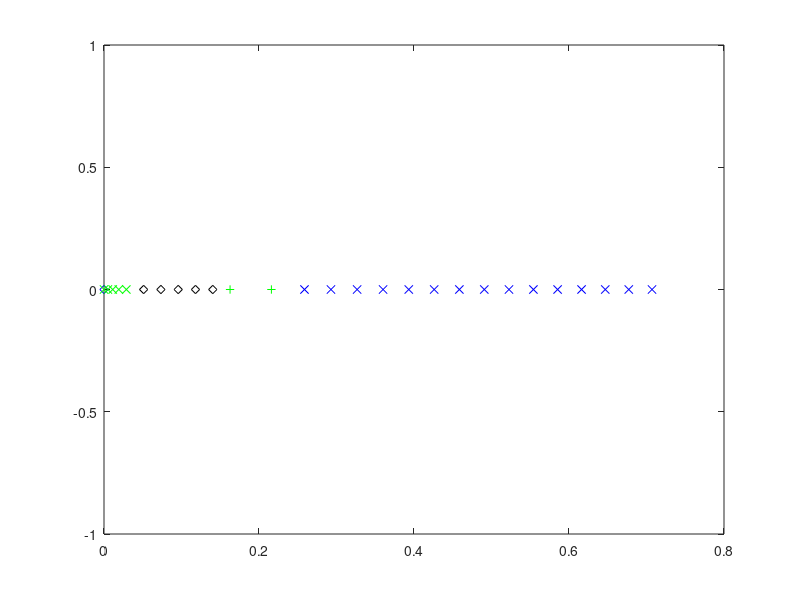
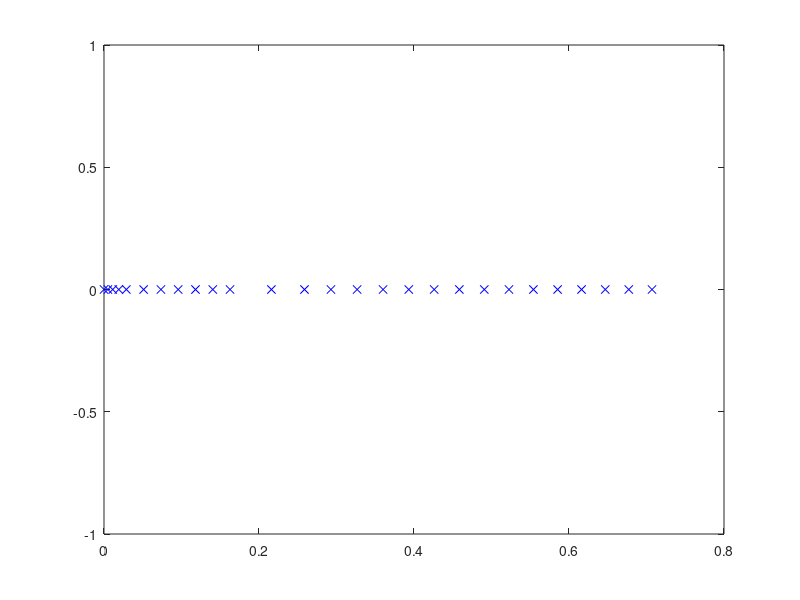

MATLAB code to generate these figures, in order: (Note: this script raises an error after producing the figures.)
close all
clear
clc
 
% Dimensional fluid constants (tin as leaves cartridge) for NS
g_dim = 9.8; %m/s^2
save('g_dim.mat','g_dim') 
rho_dim = 1000; %kg/m^3
save('rho_dim.mat','rho_dim') 
nu_dim = 1E-6; %m^2/s
save('nu_dim.mat','nu_dim')
sigma_1e_dim = 72.86E-3;%Kg/s^2 (i.e. N/m)
save('sigma_1e_dim.mat','sigma_1e_dim')
R = .5E-6; %droplet radius

%equilibrium contact angle
theta_c_eq = 45  *pi/180;
save('theta_c_eq.mat','theta_c_eq')

% width of the interfacial phase in metres (recommended 
%value is 1E-9)
width_dim = 1E-9; 
save('width_dim.mat','width_dim')

%Data for initial configuration of the simulation 
theta_c_ini = 135 *pi/180; %radians 
save('theta_c_ini.mat','theta_c_ini')

%% IFM coefficients for the free-surface
%Beta for liquid-gas interface (this
%could have a coefficient in front, but we take it to be one)
beta_g_dim = rho_dim*nu_dim/width_dim;
save('beta_g_dim.mat','beta_g_dim')
%Alpha coefficient for liquid-gas interface (this could also
%have a coefficient in front but we also take it to be one, 
%making it the inverse of the beta_g constant)
alpha_g_dim = width_dim/(rho_dim*nu_dim); 
save('alpha_g_dim.mat','alpha_g_dim')
%Surface density at which surface tension is zero 
%(this is taken as the volume density times the width of the 
%surface phase)
rhos_0_dim = rho_dim*width_dim; 
save('rhos_0_dim.mat','rhos_0_dim')
%Equilibrium surface density of liquid-gas 
%interface
rhos1_e_dim = 0.6*rhos_0_dim; 
save('rhos1_e_dim.mat','rhos1_e_dim')
%Proportionality constant for the state equation for surface 
%tension as a function of density on the liquid-gas 
%interface
gamma_g_dim = sigma_1e_dim/(rhos_0_dim-rhos1_e_dim);
save('gamma_g_dim.mat','gamma_g_dim')
%relaxation time of surface 1 in seconds
tau_g_dim = rho_dim*nu_dim*7E-6;
save('tau_g_dim.mat','tau_g_dim')

%solid-gas surface tension
sigma_gs = 0;

%IFM coefficients for the liquid-solid interface
%constant in front of the state equation for the liquid-solid
%surface
gamma_s_dim = gamma_g_dim;
save('gamma_s_dim.mat','gamma_s_dim')
%Equilibrium surface tension for the liqud-solid interface
%(this is a function of other paremeter that we have already
%chosen)
sigma_2e_dim = -sigma_1e_dim*cos(theta_c_eq)+sigma_gs;
save('sigma_2e_dim.mat','sigma_2e_dim')
%equilibrium surface density for liquid-solid surface
%(chosen so as to have a 30 degree static contact angle)
rhos2_e_dim = rhos_0_dim - sigma_2e_dim/gamma_s_dim; 
save('rhos2_e_dim.mat','rhos2_e_dim')
%Beta navier slip
beta_ns_dim = rho_dim*nu_dim/width_dim;   
save('beta_ns_dim.mat','beta_ns_dim')
%alpha coefficient for the solid-liquid interface
alpha_s_dim = alpha_g_dim; 
save('alpha_s_dim.mat','alpha_s_dim')
%relaxation time for the liquid-solid interface
tau_s_dim = rho_dim*nu_dim*7E-6;
save('tau_s_dim.mat','tau_s_dim')

%Unit height 
L_dim = R
save('L_dim.mat','L_dim') 

%Unit speed
% U_dim = sigma_1e_dim/(rho_dim*nu_dim) %i.e. Ca = 1
U_dim = .1 %m/s
save('U_dim.mat','U_dim')

%Unit time (capillary time based on unit length)
T_dim = L_dim/U_dim 
save('T_dim.mat','T_dim')



%Unit of pressure 
P_dim = rho_dim*nu_dim*U_dim/L_dim;
save('P_dim.mat','P_dim')

%Dimensionless numbers for the bulk equations
Re = U_dim*L_dim/nu_dim %Reynolds number
save('Re.mat','Re')
St = 0 %g_dim*L_dim^2/(nu_dim*U_dim); %Stokes number
save('St.mat','St')
Ca = rho_dim*nu_dim*U_dim/sigma_1e_dim %Capillary number
save('Ca.mat','Ca')

%Dimensionless numbers for the liquid-gas IFM
%dimensionless beta coefficient for the gas interface
Bg = beta_g_dim*U_dim*L_dim/sigma_1e_dim
save('Bg.mat','Bg')
%dimensionless alpha coefficient for the gas interface
Eg = alpha_g_dim*sigma_1e_dim/(U_dim*L_dim)
save('Eg.mat','Eg')
%Dimensionless constant for the state equation on
%the liquid-gas interface
Cg = gamma_g_dim*rhos_0_dim/sigma_1e_dim
save('Cg.mat','Cg')
%dimensionless equilibrium density
Dg = rhos1_e_dim/rhos_0_dim
save('Dg.mat','Dg')
%dimensionless surface density ratio
Fg = rhos_0_dim/(rho_dim*U_dim*tau_g_dim)
save('Fg.mat','Fg')
%Dimensionless relaxation time
Tg = tau_g_dim*U_dim/L_dim
save('Tg.mat','Tg')

%Dimensionless numbers for liquid-gas IFM
%dimensionless beta coefficient for the gas interface
Be = beta_ns_dim*L_dim/(rho_dim*nu_dim*U_dim)
save('Be.mat','Be')
%dimensionless alpha coefficient for the solid-liquid 
%interface
Es = alpha_s_dim*sigma_1e_dim/(U_dim*L_dim)
save('Es.mat','Es')
%dimensionless coefficient of the state equation for the
%liquid-solid interface
Cs = gamma_s_dim*rhos_0_dim/sigma_1e_dim
save('Cs.mat','Cs')
%dimensionless equilibrium density
Ds = rhos2_e_dim/rhos_0_dim
save('Ds.mat','Ds')
%dimensionless surface-density ratio for the liquid-solid
%interface
Fs = rhos_0_dim/(rho_dim*U_dim*tau_s_dim)
save('Fs.mat','Fs')
%Dimensionless relaxation time for solid-liquid interface
Ts = tau_s_dim*U_dim/L_dim
save('Ts.mat','Ts')

%Contact line dimensionless numbers
So = sigma_gs/sigma_1e_dim
save('So.mat','So')

%z-traslation for the centr e of the sphere
trans_z = cos(pi-theta_c_ini);

%distance from origin to apex
h_0 = 1+trans_z;

%initial distance from origin to focus
f = sin(pi-theta_c_ini); %based on the shape of a parabola

%Required mesh resolution
l_min = .03;% .005;% min(1,5E-3/Ca)/(1000*Be);% following J&Y IJFNMF 2012 

%spine feet parameters
%this part here sets the number and spacing of the spines closer to the
%contact line. In this region, each odd-numbered spine has one more 
%element to its right than to its left
spine_factor_r =  1.01;%1.15;%;%needs to be slightly bigger than 1     1.05;%
save('spine_factor_r.mat','spine_factor_r')
n_spines_r = 15;% 25;% must be an odd number          5;%
save('n_spines_r.mat','n_spines_r')

%This part defines the number of spines and their separation for the
%following section of the domain. Spines can be more separated here as we 
%do not need such a high resultion furhter away from the contact line
spine_factor_m = 1.25;%                   2;%   
save('spine_factor_m.mat','spine_factor_m')
n_spines_m = 3;% 25;% must be an odd number        
save('n_spines_m.mat','n_spines_m') 

%The following part sets the number and spacing of the spines near the
%inflow boundary. An intermediate section between this one and the last one
%constructed is then created using uniform spacing
l_min_l = .5E-2;%  .5E-3;%               .01;%
spine_factor_l = 1.25;% 1.11;% this needs to be slightly bigger than 1, James' value = 1.07
save('spine_factor_l.mat','spine_factor_l')
n_spines_l = 5;% 15;% must be an odd number        5;% 
save('n_spines_l.mat','n_spines_l')


tol_spine_ang = 1E-12; %this is just a numerical parameter to define 
%convergence of the spine lentgh's initial guess

%%
spine_feet = zeros(1,n_spines_r+n_spines_m-1);
spine_feet(1) = f;
spine_feet(2) = f-l_min;
spine_feet(3) = f-l_min*(1+spine_factor_r);
for ii = 4:n_spines_r
    spine_feet(ii) = spine_feet(ii-1) ...
                     - spine_factor_r*(spine_feet(ii-2) ...
                                       - spine_feet(ii-1));
end
figure
plot(spine_feet(1:n_spines_r),zeros(1,n_spines_r),'xb')
hold on
for ii = n_spines_r+1:n_spines_r+n_spines_m-1
    spine_feet(ii) = spine_feet(ii-1) ...
                     - spine_factor_m*(spine_feet(ii-2) ...
                                       - spine_feet(ii-1));
end
plot(spine_feet(n_spines_r+1:n_spines_r+n_spines_m-1),zeros(1,n_spines_m-1),'+g')
plot(0,0,'db')
pause
%constructing the spine feet on the left end
spines_feet_left_end = zeros(1,n_spines_l);
spines_feet_left_end(end) = 0;
spines_feet_left_end(end-1) = 0 + l_min_l;
for ii = 2:n_spines_l-1
    spines_feet_left_end(end-ii) = spines_feet_left_end(end-ii+1) ...
                                   + spine_factor_l ...
                                     *(spines_feet_left_end(end-ii+1) ...
                                       - spines_feet_left_end(end-ii+2));
end
plot(spines_feet_left_end,zeros(1,n_spines_l),'xg')
pause
left_width = spines_feet_left_end(1)-spines_feet_left_end(2);
right_width = spine_feet(end-1)-spine_feet(end);
av_width = (left_width+right_width)/2;
n_inter = ceil((spine_feet(end)-spines_feet_left_end(1))/av_width);
if mod(n_inter,2) ~= 0
    n_inter = n_inter+1;
end
width = (spine_feet(end)-spines_feet_left_end(1))/n_inter;
spine_feet = [spine_feet,zeros(1,n_inter-1)];
for ii = 0:n_inter-2
    spine_feet(end-ii) = spines_feet_left_end(1)+(ii+1)*width;
end
plot(spine_feet(end-n_inter+2:end),zeros(1,n_inter-1),'dk')
pause
%Joining everything
spine_feet = [spine_feet,spines_feet_left_end];
n_spines = length(spine_feet);
save('n_spines.mat','n_spines')
close all
figure
plot(spine_feet,zeros(size(spine_feet)),'xb');

save('spine_feet.mat','spine_feet')
spine_feet_locator = spine_feet/f;
save('spine_feet_locator.mat','spine_feet_locator')

%Chi value for each spine
%This is the coordinate of the bipolar system that corresponds to the
%circle that passes through each spine feet
chi_spines = zeros(1,n_spines);
chi_spines(1) = Inf;
chi_spines(end) = 0;
for ii = 2:n_spines-1
    fun = @(chi) foot_of_chi(chi,f)-spine_feet(ii);
    chi_spines(ii) = fzero(fun,5);
end

%The radius of each spine (from the third spine on) is determined by its
%chi coordinate
R_spines = zeros(1,n_spines);
%we force the second spine to have its centre at the contact line. This is
%so that we can enforce the condition lim_{r\to 0} \partial_{\theta}p = 0,
%by equating the pressure values on the two points of this spine as done in
%S&S CMAME 2011
R_spines(2) = abs(spine_feet(1)-spine_feet(2));
R_spines(3) = abs(spine_feet(1)-spine_feet(3));
R_spines(end) = inf;
for ii = 4:n_spines-1
    R_spines(ii) = f/sinh(chi_spines(ii));
end
save('R_spines.mat','R_spines')
 
%spine length vector intial form
spine_lengths_ini = zeros(n_spines,1);
spine_lengths_ini(1) = f; %this spine is always zero, so we just store f here
spine_lengths_ini(end) = h_0;
%Here we determine the length of each spine (so as to match the initial
%guess for our surface profile)
for ii = 2:n_spines-1
    %We use the bisection method on the angle that each spine defines
    %with a tolerance pre-defined above to assess whet
    theta_l = 0;
%     if ii < 80
        theta_u = 1.01*theta_c_ini;
%     else
%         theta_u = asin(2/R_spines(ii));
%     end
    x_l = spine_feet(ii) + (1-cos(theta_l))*R_spines(ii);
    y_l = sin(theta_l)*R_spines(ii);
    %function f is positive outside the curve that defines the initial
    %surface profile (a circle) and negative inside it 
    f_l = x_l^2+(y_l-cos(pi-theta_c_ini))^2-1;
    x_u = spine_feet(ii) + (1-cos(theta_u))*R_spines(ii);
    y_u = sin(theta_u)*R_spines(ii);
    f_u = x_u^2+(y_u-cos(pi-theta_c_ini))^2-1;
    if f_l*f_u > 0
         disp('warning: wrong initialisation of bisection method') 
         pause
    end
    while theta_u-theta_l > tol_spine_ang
        theta_m = (theta_l + theta_u)/2;
        x_m = spine_feet(ii) + (1-cos(theta_m))*R_spines(ii);
        y_m = sin(theta_m)*R_spines(ii);
        f_m = x_m^2+(y_m-cos(pi-theta_c_ini))^2-1;
        if f_l*f_m > 0
            theta_l = theta_m;
            f_l = f_m;
        elseif f_l*f_m < 0
            theta_u = theta_m;
            f_u = f_m;
        else
            f_l = f_m;
            f_u = f_m;
            theta_l = theta_m;
            theta_u = theta_m;
        end
    end
    spine_lengths_ini(ii) = theta_m*R_spines(ii);
end
save('spine_lengths_ini.mat','spine_lengths_ini')

%total number of global nodes 
n_spines_incr = n_spines_r%+n_spines_m-1;
save('n_spines_incr.mat','n_spines_incr')
n_const = n_spines-n_spines_incr;
%Sum of a arithmetic progression as spine ii has ii nodes
n_v = (n_spines_incr+1)*(n_spines_incr)/2 + n_spines_incr*n_const;
%(n_spines+1)*(n_spines)/2; 
save('n_v.mat','n_v')


%nodes (i.e. matrix containing the (r,z) coordinates of all nodes where 
%each column is a node and they are listed in order)
Nodes_rz = zeros(n_v,2);
kk = 1;
Nodes_rz(1,:) = [f ,0]; 
alpha_s = zeros(n_v,1); %This vector contains the data on how far along its
%spine the node is
alpha_s(1) = 0;
for ii = 2:n_spines_incr% n_spines-1
    kk = kk+1;
    Nodes_rz(kk,1) = spine_feet(ii);
    Nodes_rz(kk,2) = 0;
    for jj = 2:ii
        kk = kk+1;
        alpha_s(kk) = (jj-1)/(ii-1);
        %angle in the constant chi circle for each node 
        %(arc length over radius)
        theta = alpha_s(kk)*spine_lengths_ini(ii)/R_spines(ii); 
        %x of the node is the foot of the spine plus the circle's radius 
        %minus the radius cos(theta)
        Nodes_rz(kk,1) = spine_feet(ii) + R_spines(ii)*(1-cos(theta));
        Nodes_rz(kk,2) = R_spines(ii)*sin(theta);
    end
end
for ii = n_spines_incr+1:n_spines-1
    kk = kk+1;
    Nodes_rz(kk,1) = spine_feet(ii);
    Nodes_rz(kk,2) = 0;
    for jj = 2:n_spines_incr
        kk = kk+1;
        alpha_s(kk) = (jj-1)/(n_spines_incr-1);
        %angle in the constant chi circle for each node 
        %(arc length over radius)
        theta = alpha_s(kk)*spine_lengths_ini(ii)/R_spines(ii); 
        %x of the node is the foot of the spine plus the circle's radius 
        %minus the radius cos(theta)
        Nodes_rz(kk,1) = spine_feet(ii) + R_spines(ii)*(1-cos(theta));
        Nodes_rz(kk,2) = R_spines(ii)*sin(theta);
    end
end
for ii = n_v-n_spines_incr+1:n_v
    alpha_s(ii) = (ii-(n_v-n_spines_incr +1))/(n_spines_incr-1);
end
save('alpha_s.mat','alpha_s')
Nodes_rz(end-n_spines_incr+1:end,1) = zeros(1,n_spines_incr);
Nodes_rz(end-n_spines_incr+1:end,2) = 0:h_0/(n_spines_incr-1):h_0;
save('Nodes_rz.mat','Nodes_rz')
 


n_v 
pause
close all
%Nodes
figure
plot(Nodes_rz(:,1),Nodes_rz(:,2),'x')
axis equal

%Spine feet and tip node numbers
spine_feet_nodes = zeros(1,n_spines);
spine_tip_nodes = zeros(1,n_spines);
for ii = 1:n_spines_incr
    spine_feet_nodes(ii) = 1+(1+ii-1)*(ii-1)/2;
    spine_tip_nodes(ii) = (ii+1)*(ii)/2;
end
n_nodes_incr = (1+n_spines_incr)*(n_spines_incr)/2;
for ii = n_spines_incr+1:n_spines
    spine_feet_nodes(ii) = 1 + n_nodes_incr ...
                             + (ii-n_spines_incr-1)*n_spines_incr;
    spine_tip_nodes(ii) = n_nodes_incr+(ii-n_spines_incr)*n_spines_incr;
end
save('spine_feet_nodes.mat','spine_feet_nodes')
save('spine_tip_nodes.mat','spine_tip_nodes')



